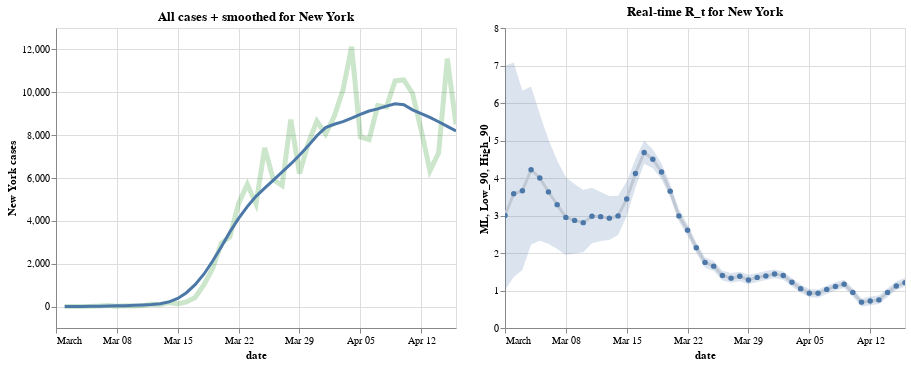

The cell this chart's notebook holds for it:
### Code cell
## Build plots in altair
import altair as alt

## original_plot
rs_o = original.reset_index()
cases_plot = alt.Chart(rs_o, title=f'All cases + smoothed for {state_name}').mark_line(color='green', opacity=0.2, size=5).encode(x='date:T', y=rs_o.columns[1])
smooth = cases_plot.transform_loess('date', rs_o.columns[1]).mark_line(size=3)

## plot_rt
base = alt.Chart(result.reset_index(), title=f'Real-time R_t for {state_name}')
line = base.mark_line(point=True, color="light_grey", size=3).encode(y='ML', x='date')
area = base.mark_area(opacity=0.2).encode(x='date', y='Low_90', y2='High_90')
rt_plot = (line + area)
plots = (cases_plot + smooth).interactive() | rt_plot.interactive()
plots

### Figure 1 — Vega-Lite specification as saved in the notebook (floating-point values rounded to 4 significant figures)
{"config": {"view": {"continuousWidth": 400, "continuousHeight": 300}}, "hconcat": [{"layer": [{"mark": {"type": "line", "color": "green", "opacity": 0.2, "size": 5}, "encoding": {"x": {"type": "temporal", "field": "date"}, "y": {"type": "quantitative", "field": "New York cases"}}, "selection": {"selector001": {"type": "interval", "bind": "scales", "encodings": ["x", "y"]}}, "title": "All cases + smoothed for New York"}, {"mark": {"type": "line", "size": 3}, "encoding": {"x": {"type": "temporal", "field": "date"}, "y": {"type": "quantitative", "field": "New York cases"}}, "title": "All cases + smoothed for New York", "transform": [{"loess": "New York cases", "on": "date"}]}], "data": {"name": "data-f4ca5e290ee56949983d573c3e34317c"}}, {"layer": [{"mark": {"type": "line", "color": "light_grey", "point": true, "size": 3}, "encoding": {"x": {"type": "temporal", "field": "date"}, "y": {"type": "quantitative", "field": "ML"}}, "selection": {"selector002": {"type": "interval", "bind": "scales", "encodings": ["x", "y"]}}, "title": "Real-time R_t for New York"}, {"mark": {"type": "area", "opacity": 0.2}, "encoding": {"x": {"type": "temporal", "field": "date"}, "y": {"type": "quantitative", "field": "Low_90"}, "y2": {"field": "High_90"}}, "title": "Real-time R_t for New York"}], "data": {"name": "data-e33e50064cc6ccc5bf2e463d2af5ddcb"}}], "$schema": "https://vega.github.io/schema/vega-lite/v4.0.2.json", "datasets": {"data-f4ca5e290ee56949983d573c3e34317c": [{"date": "2020-03-01T00:00:00", "New York cases": null}, {"date": "2020-03-02T00:00:00", "New York cases": 0.0}, {"date": "2020-03-03T00:00:00", "New York cases": 1.0}, {"date": "2020-03-04T00:00:00", "New York cases": 9.0}, {"date": "2020-03-05T00:00:00", "New York cases": 11.0}, {"date": "2020-03-06T00:00:00", "New York cases": 22.0}, {"date": "2020-03-07T00:00:00", "New York cases": 45.0}, {"date": "2020-03-08T00:00:00", "New York cases": 17.0}, {"date": "2020-03-09T00:00:00", "New York cases": 36.0}, {"date": "2020-03-10T00:00:00", "New York cases": 31.0}, {"date": "2020-03-11T00:00:00", "New York cases": 44.0}, {"date": "2020-03-12T00:00:00", "New York cases": 109.0}, {"date": "2020-03-13T00:00:00", "New York cases": 95.0}, {"date": "2020-03-14T00:00:00", "New York cases": 189.0}, {"date": "2020-03-15T00:00:00", "New York cases": 122.0}, {"date": "2020-03-16T00:00:00", "New York cases": 218.0}, {"date": "2020-03-17T00:00:00", "New York cases": 424.0}, {"date": "2020-03-18T00:00:00", "New York cases": 1008.0}, {"date": "2020-03-19T00:00:00", "New York cases": 1770.0}, {"date": "2020-03-20T00:00:00", "New York cases": 2950.0}, {"date": "2020-03-21T00:00:00", "New York cases": 3254.0}, {"date": "2020-03-22T00:00:00", "New York cases": 4812.0}, {"date": "2020-03-23T00:00:00", "New York cases": 5707.0}, {"date": "2020-03-24T00:00:00", "New York cases": 4790.0}, {"date": "2020-03-25T00:00:00", "New York cases": 7401.0}, {"date": "2020-03-26T00:00:00", "New York cases": 5921.0}, {"date": "2020-03-27T00:00:00", "New York cases": 5648.0}, {"date": "2020-03-28T00:00:00", "New York cases": 8728.0}, {"date": "2020-03-29T00:00:00", "New York cases": 6205.0}, {"date": "2020-03-30T00:00:00", "New York cases": 7606.0}, {"date": "2020-03-31T00:00:00", "New York cases": 8658.0}, {"date": "2020-04-01T00:00:00", "New York cases": 8057.0}, {"date": "2020-04-02T00:00:00", "New York cases": 8881.0}, {"date": "2020-04-03T00:00:00", "New York cases": 10100.0}, {"date": "2020-04-04T00:00:00", "New York cases": 12130.0}, {"date": "2020-04-05T00:00:00", "New York cases": 7915.0}, {"date": "2020-04-06T00:00:00", "New York cases": 7792.0}, {"date": "2020-04-07T00:00:00", "New York cases": 9378.0}, {"date": "2020-04-08T00:00:00", "New York cases": 9320.0}, {"date": "2020-04-09T00:00:00", "New York cases": 10540.0}, {"date": "2020-04-10T00:00:00", "New York cases": 10580.0}, {"date": "2020-04-11T00:00:00", "New York cases": 9946.0}, {"date": "2020-04-12T00:00:00", "New York cases": 8236.0}, {"date": "2020-04-13T00:00:00", "New York cases": 6337.0}, {"date": "2020-04-14T00:00:00", "New York cases": 7177.0}, {"date": "2020-04-15T00:00:00", "New York cases": 11570.0}, {"date": "2020-04-16T00:00:00", "New York cases": 8505.0}], "data-e33e50064cc6ccc5bf2e463d2af5ddcb": [{"date": "2020-03-01T00:00:00", "ML": 3.0, "Low_90": 1.01, "High_90": 6.99}, {"date": "2020-03-02T00:00:00", "ML": 3.58, "Low_90": 1.36, "High_90": 7.08}, {"date": "2020-03-03T00:00:00", "ML": 3.66, "Low_90": 1.55, "High_90": 6.33}, {"date": "2020-03-04T00:00:00", "ML": 4.22, "Low_90": 2.23, "High_90": 6.44}, {"date": "2020-03-05T00:00:00", "ML": 4.0, "Low_90": 2.33, "High_90": 5.71}, {"date": "2020-03-06T00:00:00", "ML": 3.63, "Low_90": 2.25, "High_90": 5.03}, {"date": "2020-03-07T00:00:00", "ML": 3.29, "Low_90": 2.11, "High_90": 4.47}, {"date": "2020-03-08T00:00:00", "ML": 2.95, "Low_90": 1.95, "High_90": 4.02}, {"date": "2020-03-09T00:00:00", "ML": 2.87, "Low_90": 1.99, "High_90": 3.84}, {"date": "2020-03-10T00:00:00", "ML": 2.81, "Low_90": 2.02, "High_90": 3.68}, {"date": "2020-03-11T00:00:00", "ML": 2.98, "Low_90": 2.26, "High_90": 3.74}, {"date": "2020-03-12T00:00:00", "ML": 2.97, "Low_90": 2.32, "High_90": 3.63}, {"date": "2020-03-13T00:00:00", "ML": 2.93, "Low_90": 2.35, "High_90": 3.52}, {"date": "2020-03-14T00:00:00", "ML": 2.99, "Low_90": 2.48, "High_90": 3.53}, {"date": "2020-03-15T00:00:00", "ML": 3.44, "Low_90": 2.99, "High_90": 3.91}, {"date": "2020-03-16T00:00:00", "ML": 4.12, "Low_90": 3.74, "High_90": 4.51}, {"date": "2020-03-17T00:00:00", "ML": 4.68, "Low_90": 4.38, "High_90": 5.0}, {"date": "2020-03-18T00:00:00", "ML": 4.5, "Low_90": 4.26, "High_90": 4.76}, {"date": "2020-03-19T00:00:00", "ML": 4.16, "Low_90": 3.97, "High_90": 4.39}, {"date": "2020-03-20T00:00:00", "ML": 3.65, "Low_90": 3.48, "High_90": 3.84}, {"date": "2020-03-21T00:00:00", "ML": 2.99, "Low_90": 2.84, "High_90": 3.17}, {"date": "2020-03-22T00:00:00", "ML": 2.61, "Low_90": 2.46, "High_90": 2.76}, {"date": "2020-03-23T00:00:00", "ML": 2.14, "Low_90": 2.0, "High_90": 2.28}, {"date": "2020-03-24T00:00:00", "ML": 1.75, "Low_90": 1.61, "High_90": 1.88}, {"date": "2020-03-25T00:00:00", "ML": 1.65, "Low_90": 1.52, "High_90": 1.79}, {"date": "2020-03-26T00:00:00", "ML": 1.4, "Low_90": 1.27, "High_90": 1.53}, {"date": "2020-03-27T00:00:00", "ML": 1.33, "Low_90": 1.21, "High_90": 1.47}, {"date": "2020-03-28T00:00:00", "ML": 1.38, "Low_90": 1.25, "High_90": 1.5}, {"date": "2020-03-29T00:00:00", "ML": 1.28, "Low_90": 1.17, "High_90": 1.42}, {"date": "2020-03-30T00:00:00", "ML": 1.35, "Low_90": 1.23, "High_90": 1.47}, {"date": "2020-03-31T00:00:00", "ML": 1.39, "Low_90": 1.28, "High_90": 1.52}, {"date": "2020-04-01T00:00:00", "ML": 1.44, "Low_90": 1.33, "High_90": 1.56}, {"date": "2020-04-02T00:00:00", "ML": 1.4, "Low_90": 1.29, "High_90": 1.51}, {"date": "2020-04-03T00:00:00", "ML": 1.22, "Low_90": 1.11, "High_90": 1.33}, {"date": "2020-04-04T00:00:00", "ML": 1.05, "Low_90": 0.94, "High_90": 1.16}, {"date": "2020-04-05T00:00:00", "ML": 0.93, "Low_90": 0.82, "High_90": 1.04}, {"date": "2020-04-06T00:00:00", "ML": 0.93, "Low_90": 0.81, "High_90": 1.03}, {"date": "2020-04-07T00:00:00", "ML": 1.03, "Low_90": 0.91, "High_90": 1.13}, {"date": "2020-04-08T00:00:00", "ML": 1.11, "Low_90": 1.0, "High_90": 1.22}, {"date": "2020-04-09T00:00:00", "ML": 1.17, "Low_90": 1.07, "High_90": 1.29}, {"date": "2020-04-10T00:00:00", "ML": 0.95, "Low_90": 0.84, "High_90": 1.06}, {"date": "2020-04-11T00:00:00", "ML": 0.69, "Low_90": 0.57, "High_90": 0.79}, {"date": "2020-04-12T00:00:00", "ML": 0.72, "Low_90": 0.61, "High_90": 0.84}, {"date": "2020-04-13T00:00:00", "ML": 0.75, "Low_90": 0.64, "High_90": 0.87}, {"date": "2020-04-14T00:00:00", "ML": 0.95, "Low_90": 0.83, "High_90": 1.06}, {"date": "2020-04-15T00:00:00", "ML": 1.12, "Low_90": 1.01, "High_90": 1.24}, {"date": "2020-04-16T00:00:00", "ML": 1.21, "Low_90": 1.11, "High_90": 1.34}]}}
